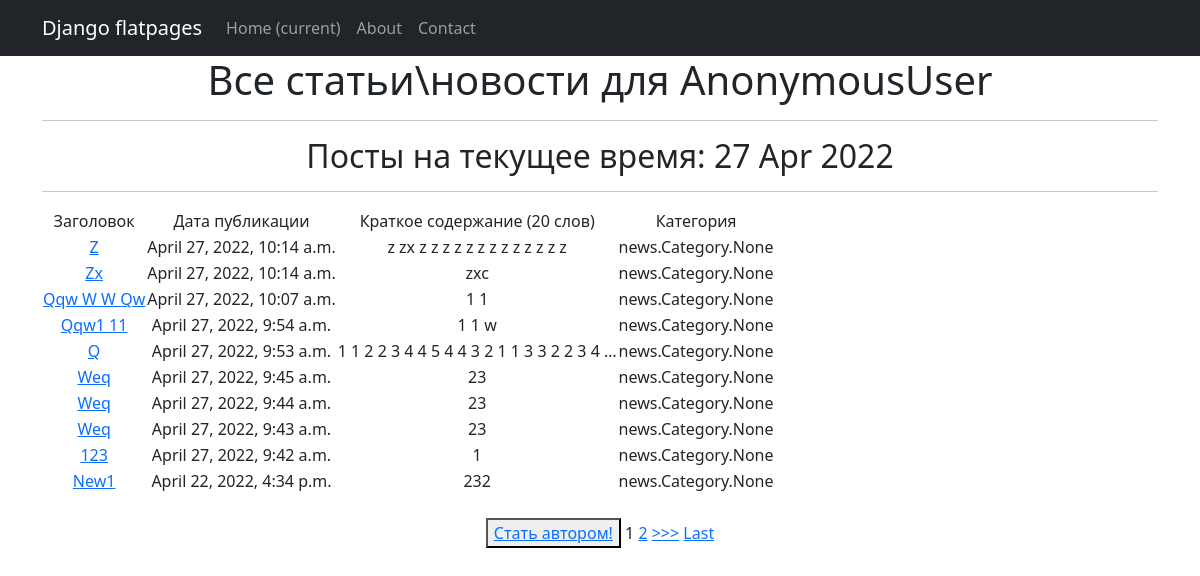
The page /news/ on the database as committed earlier.
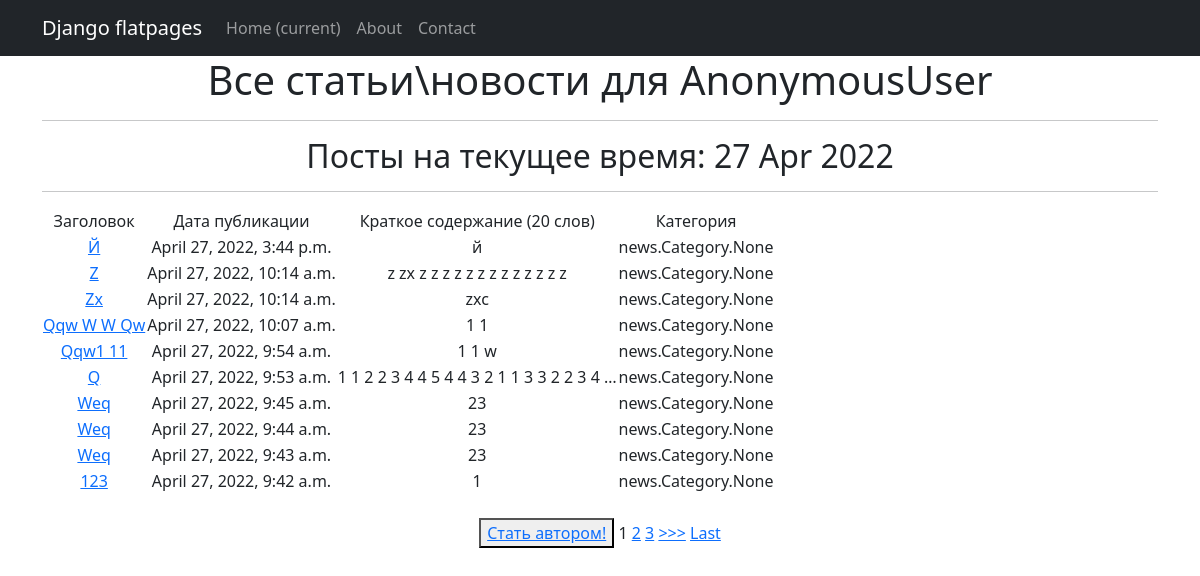
The same page on the database as committed later.
### news/models.py (models this page shows, shortened)
class Post(models.Model):
    article = 'a'
    news = 'n'
    POST_TYPE = [
        (article, "Статья"),
        (news, "Новость")
    ]
    author = models.ForeignKey(Author, on_delete=models.CASCADE)
    post_type = models.CharField(max_length=1, choices=POST_TYPE, default=article)
    created = models.DateTimeField(auto_now_add=True)
    cats = models.ManyToManyField(Category, through='PostCategory')
    title = models.CharField(max_length=256)
    text = models.TextField()
    rating = models.IntegerField(default=0)

### news/views.py (the view)
# urls.py: path('', NewsView.as_view(), name='news'),
class NewsView( ListView):
    model = Post
    template_name = 'news/news.html'
    context_object_name = 'news'
    queryset = Post.objects.order_by('-id')
    paginate_by = 10
    form_class = PostForm
    def get_context_data(self, **kwargs):
        context = super().get_context_data(**kwargs)
        context['time_now'] = datetime.utcnow()
        context['value1'] = None
        context['is_not_author'] = not self.request.user.groups.filter(name='author').exists()
        return context

### news/templatetags/custom_filters.py (called while the page is built)
@register.filter (name = 'Censor')
def Censor (value):
    cens = ('qwerty', 'solomid')
    text = set(value.split())
    for x in text:
        for y in cens:
            if x == y:
                return value.replace(x, '-',3)
    return value

### templates/news/news.html (shortened to what this page needs)
{% extends 'flatpages/default.html' %}
{% load custom_filters %}
{% block content %}
    <h1>Все статьи\новости для {{request.user}}</h1>
    <hr>
    <h2>Посты на текущее время: {{ time_now|date:'d M Y' }} </h2>
    <hr>
    {% if news %}
        <table>
            <tr>
                <td>
                    Заголовок
                </td>
                <td>
                    Дата публикации
                </td>
                <td>
                    Краткое содержание (20 слов)
                </td>
                <td>
                    Категория
                </td>
            </tr>
        {% for new in news %}
            <tr>
                <td>
                    <a href="{% url 'post_detail' new.id %}">{{ new.title|title|Censor }}</a>
                </td>
                <td>
                    {{new.created}}
                </td>
                <td>
                    {{new.text|truncatewords:20|Censor}}
                </td>
                <td>
                    {{new.cats}}
                </td>
            </tr>
        {% endfor %}
        </table>
    {% else %}
<h2>Постов нет!</h2>
    {% endif %}
<br>
{% if is_not_author %}
<button> <a href="upgrade"> Стать автором!</a> </button>
{% endif %}
{% if is_paginated %}
    {% for num in page_obj.paginator.page_range %}
        {% if page_obj.number == num %}
            <a>{{ num }}</a>
        {% elif num > page_obj.number|add:'-3' and num < page_obj.number|add:'3' %}
            <a href="?page={{ num }}">{{ num }}</a>
        {% endif %}
    {% endfor %}
    {% if page_obj.has_next %}
        <a href="?page={{ page_obj.next_page_number }}">>>></a>
        <a href="?page={{ page_obj.paginator.num_pages }}">Last</a>
    {% endif %}
{% endif %}
<br>
{% endblock content %}

Rows that differ between the two databases and show on the page:
no longer on this page (row unchanged): Post: title|Censor "New1", created "April 22, 2022, 4:34 p.m.", text|Censor "232", cats "news.Category.None"
added Post: title|Censor "Й", created "April 27, 2022, 3:44 p.m.", text|Censor "й", cats "news.Category.None"
Other text that changed with them:
new list line: "3"
